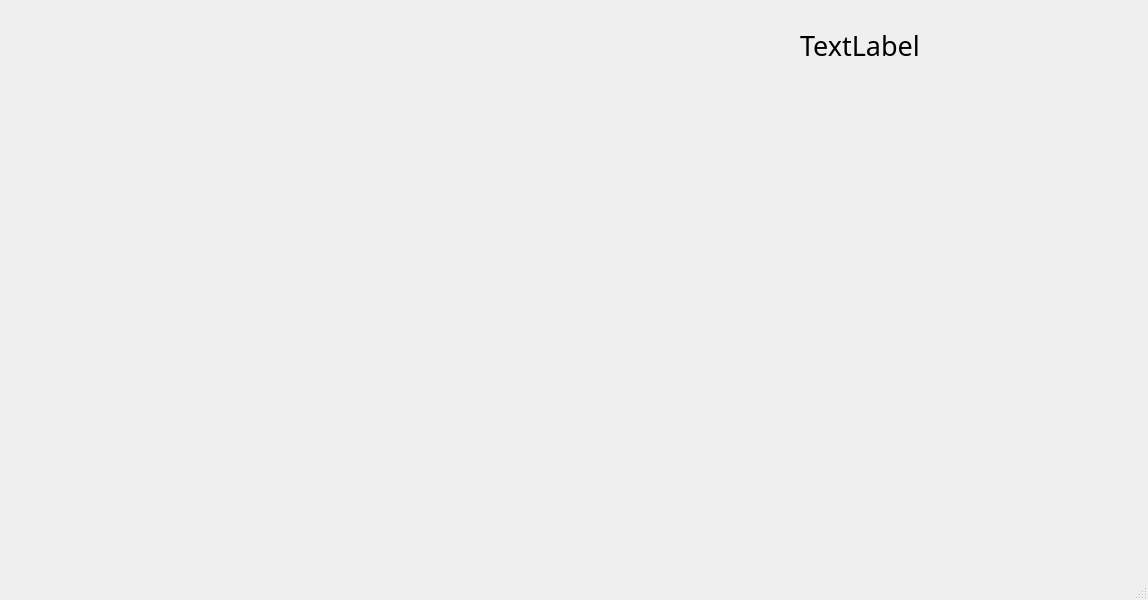
<?xml version="1.0" encoding="UTF-8"?>
<ui version="4.0">
 <class>MainWindow</class>
 <widget class="QMainWindow" name="MainWindow">
  <property name="geometry">
   <rect>
    <x>0</x>
    <y>0</y>
    <width>1148</width>
    <height>600</height>
   </rect>
  </property>
  <property name="windowTitle">
   <string>Surakarta</string>
  </property>
  <widget class="QWidget" name="centralwidget">
   <widget class="QLabel" name="label">
    <property name="geometry">
     <rect>
      <x>800</x>
      <y>30</y>
      <width>300</width>
      <height>30</height>
     </rect>
    </property>
    <property name="font">
     <font>
      <family>Ink Free</family>
      <pointsize>20</pointsize>
     </font>
    </property>
    <property name="text">
     <string>TextLabel</string>
    </property>
   </widget>
  </widget>
  <widget class="QMenuBar" name="menubar">
   <property name="geometry">
    <rect>
     <x>0</x>
     <y>0</y>
     <width>1148</width>
     <height>21</height>
    </rect>
   </property>
  </widget>
  <widget class="QStatusBar" name="statusbar"/>
 </widget>
 <resources/>
 <connections/>
</ui>
